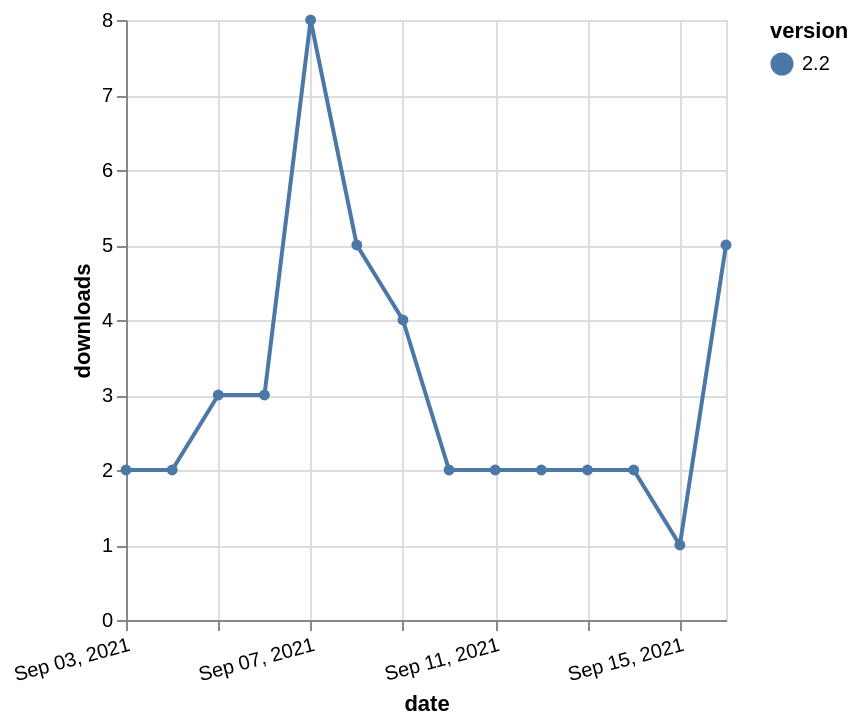

Vega-Lite specification for this chart:
### Vega-Lite specification from a JSON file in a GitHub repository (floating-point values rounded to 4 significant figures)
{"$schema": "https://vega.github.io/schema/vega-lite/v5.json", "description": "A simple bar chart with embedded data.", "data": {"values": [{"date": "2021-09-03", "total": 2018, "delta": 2, "version": "2.2"}, {"date": "2021-09-04", "total": 2020, "delta": 2, "version": "2.2"}, {"date": "2021-09-05", "total": 2023, "delta": 3, "version": "2.2"}, {"date": "2021-09-06", "total": 2026, "delta": 3, "version": "2.2"}, {"date": "2021-09-07", "total": 2034, "delta": 8, "version": "2.2"}, {"date": "2021-09-08", "total": 2039, "delta": 5, "version": "2.2"}, {"date": "2021-09-09", "total": 2043, "delta": 4, "version": "2.2"}, {"date": "2021-09-10", "total": 2045, "delta": 2, "version": "2.2"}, {"date": "2021-09-11", "total": 2047, "delta": 2, "version": "2.2"}, {"date": "2021-09-12", "total": 2049, "delta": 2, "version": "2.2"}, {"date": "2021-09-13", "total": 2051, "delta": 2, "version": "2.2"}, {"date": "2021-09-14", "total": 2053, "delta": 2, "version": "2.2"}, {"date": "2021-09-15", "total": 2054, "delta": 1, "version": "2.2"}, {"date": "2021-09-16", "total": 2059, "delta": 5, "version": "2.2"}]}, "width": "container", "mark": {"type": "line", "point": {"filled": true}}, "encoding": {"x": {"field": "date", "type": "temporal", "timeUnit": "yearmonthdate", "title": "date", "axis": {"labelAngle": -15}}, "y": {"field": "delta", "type": "quantitative", "title": "downloads"}, "color": {"field": "version", "type": "nominal"}, "tooltip": {"field": "delta"}}}
